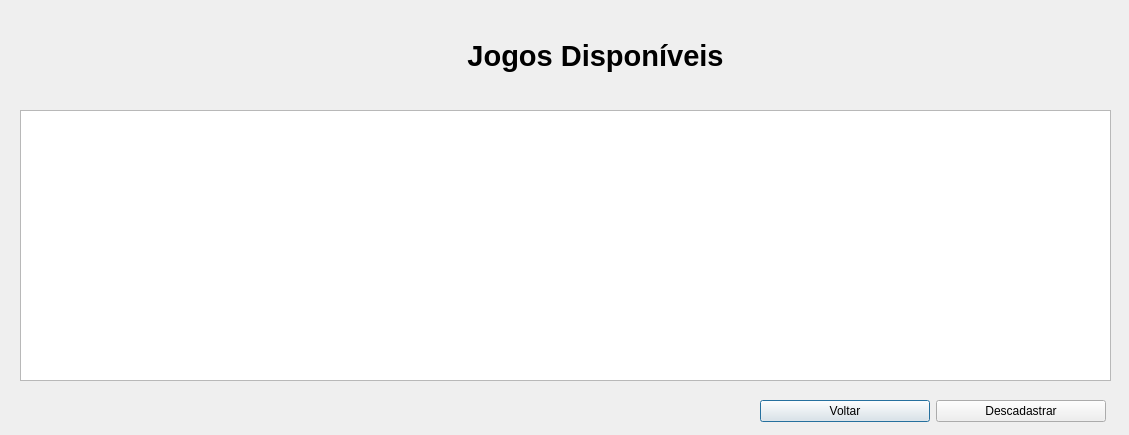
<?xml version="1.0" encoding="UTF-8"?>
<ui version="4.0">
 <class>fm_descadastrarJogo</class>
 <widget class="QDialog" name="fm_descadastrarJogo">
  <property name="geometry">
   <rect>
    <x>0</x>
    <y>0</y>
    <width>1129</width>
    <height>435</height>
   </rect>
  </property>
  <property name="windowTitle">
   <string>Dialog</string>
  </property>
  <widget class="QTableWidget" name="tw_descadastrarJogo">
   <property name="geometry">
    <rect>
     <x>20</x>
     <y>110</y>
     <width>1091</width>
     <height>271</height>
    </rect>
   </property>
  </widget>
  <widget class="QLabel" name="label">
   <property name="geometry">
    <rect>
     <x>350</x>
     <y>30</y>
     <width>491</width>
     <height>51</height>
    </rect>
   </property>
   <property name="font">
    <font>
     <pointsize>22</pointsize>
     <weight>75</weight>
     <bold>true</bold>
    </font>
   </property>
   <property name="text">
    <string>Jogos Disponíveis</string>
   </property>
   <property name="alignment">
    <set>Qt::AlignCenter</set>
   </property>
  </widget>
  <widget class="QWidget" name="">
   <property name="geometry">
    <rect>
     <x>760</x>
     <y>390</y>
     <width>346</width>
     <height>43</height>
    </rect>
   </property>
   <layout class="QHBoxLayout" name="horizontalLayout">
    <item>
     <widget class="QPushButton" name="btn_voltar">
      <property name="text">
       <string>Voltar</string>
      </property>
     </widget>
    </item>
    <item>
     <widget class="QPushButton" name="btn_descadastrarJogo">
      <property name="text">
       <string>Descadastrar</string>
      </property>
     </widget>
    </item>
   </layout>
  </widget>
 </widget>
 <resources/>
 <connections/>
</ui>
